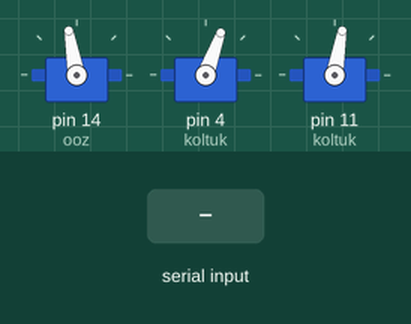
This sketch was run on a simulated Arduino Uno, built with avr-gcc and run on an emulated ATmega328P. Parts: 3 × servo. The inputs (shaded band) are chosen by the test bench.

Above: at 10.4 s.
10.5 s: byte 115 ('s') received over Serial
At 12.1 s:
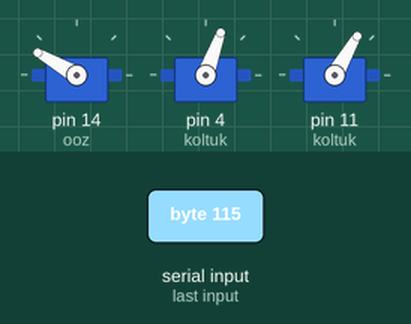
At 13.0 s:
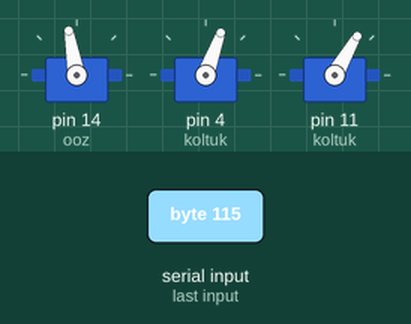
Timing chart, 0 to 32.0 s (numbered marks = the images above; inputs shaded):
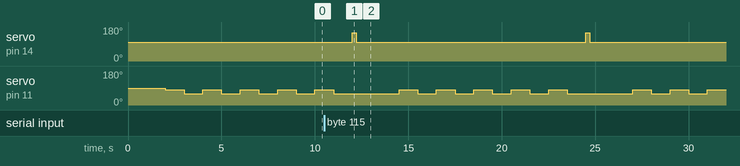

Measured:
- after the input at 10.5 s, servo on pin 14 (ooz): alternates 150° for 0.20 s and 100° for 12.3 s, starting after 1.5 s

The sketch:

robot_kod.ino
```cpp
#include<Servo.h>
Servo barmak[5],kist,plecho,nizPlecho,koltuk,chykanak,ooz;
Servo MoyunOngoSolgo,MoyunOydoYldyi,KozOngoSolgo,KozOydoYldyi;
Servo SolBarmak[5],SolKist,SolChykanak,SolPlecho,SolNizPlecho;
char val;
bool random1=true;
int gradus=0,grad2;
int suylo=0;
void connectOnBarmak(){
    int j=6;
  for(int i=0;i<5;i++,j++){
    barmak[i].attach(j);
    }
  }

   int ChangeCharToNumber(char val2){
  if(val=='0') return 0;
  if(val=='1') return 1;
  if(val=='2') return 2;
  if(val=='3') return 3;
  if(val=='4') return 4;
  if(val=='5') return 5;
  if(val=='6') return 6;
  if(val=='7') return 7;
  if(val=='8') return 8;
  if(val=='9') return 9;

  }

void AdamgaKarapKyimyldoo(){
 if(Serial.available()){
    val=Serial.read();
    if(val!=' '){
    gradus=gradus*10+ChangeCharToNumber(val);
    }
     else{
    grad2=map(gradus,0,530,70,120);
     gradus=0;
    }
  MoyunOngoSolgo.write(grad2);
   }
    }
void ooz_kuimul()
{
    ooz.write(150);
    delay(200);
 ooz.write(100);
 delay(300);
    }
void ooz_och(){
   ooz.write(100);
  }
  //--------------------------------------
void BolshoiPales(){
  connectOnBarmak();
  koltuk.attach(11);
  plecho.attach(2);
  plecho.write(100);
  delay(2000);
  koltuk.write(70);
  delay(2000);
  for(int i=0;i<5;i++){
    barmak[i].write(20);
    }
  delay(1000);
  barmak[0].write(10);
  for(int i=1;i<5;i++){
    barmak[i].write(80);
    }
  delay(2000);
  for(int i=0;i<5;i++){
    barmak[i].write(20);
    }
  delay(1000);
  koltuk.write(60);
  delay(2000);
  plecho.write(80);
  delay(2000);
  koltuk.detach();
  plecho.detach();
  for(int i=0;i<5;i++){
    barmak[i].detach();
    }
  }

void Privetstviye(){

  koltuk.attach(4);
  chykanak.attach(11);

   koltuk.write(70);
   delay(2000);
   for(int i=0;i<5;i++){
   chykanak.write(80);
   delay(1000);
   chykanak.write(60);
   delay(1000);}

   koltuk.detach();
  chykanak.detach();
  }

 // -----------------------------
void setup() {
  Serial.begin(9600);
  ooz.attach(14);
  // put your setup code here, to run once:

}
void loop() {
if(Serial.available()){
  val = Serial.read();
  if(val!=' ' && val!='s' && val!='o' ){
    gradus=gradus*10+ChangeCharToNumber(val);
    }
     else if(val==' '){
    grad2=map(gradus,0,530,70,120);
    gradus=0;
    MoyunOngoSolgo.write(grad2);
    }
   else if(val=='s'){
     suylo=1;
    }
   else if(val=='o'){
    ooz.write(100);
    suylo=0;
    }
    else if(val=='p'){
      if(random1){
        BolshoiPales();
        random1=!random1;
        }
       else {
        Privetstviye();
        random1=!random1;
        }

      }

   }
  if(suylo==1){
    ooz_kuimul();
    }
  else if(suylo==0){
    ooz.write(100);
    }
// BolshoiPales();
//ooz_kuimul();
Privetstviye();

}
```
